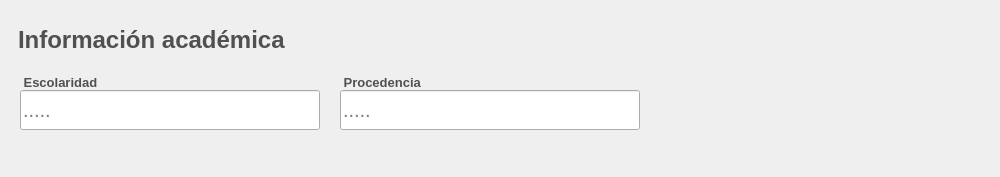
              <widget class="QFrame" name="info_academica">
               <property name="sizePolicy">
                <sizepolicy hsizetype="Preferred" vsizetype="Preferred">
                 <horstretch>0</horstretch>
                 <verstretch>10</verstretch>
                </sizepolicy>
               </property>
               <property name="minimumSize">
                <size>
                 <width>1000</width>
                 <height>170</height>
                </size>
               </property>
               <property name="styleSheet">
                <string notr="true"/>
               </property>
               <property name="frameShape">
                <enum>QFrame::NoFrame</enum>
               </property>
               <property name="frameShadow">
                <enum>QFrame::Raised</enum>
               </property>
               <property name="tipo" stdset="0">
                <string>espacio_segmento</string>
               </property>
               <layout class="QVBoxLayout" name="verticalLayout">
                <property name="topMargin">
                 <number>20</number>
                </property>
                <item alignment="Qt::AlignLeft|Qt::AlignTop">
                 <widget class="QLabel" name="label_titulo_info_academica">
                  <property name="sizePolicy">
                   <sizepolicy hsizetype="Preferred" vsizetype="Preferred">
                    <horstretch>0</horstretch>
                    <verstretch>0</verstretch>
                   </sizepolicy>
                  </property>
                  <property name="minimumSize">
                   <size>
                    <width>0</width>
                    <height>40</height>
                   </size>
                  </property>
                  <property name="maximumSize">
                   <size>
                    <width>16777215</width>
                    <height>20</height>
                   </size>
                  </property>
                  <property name="font">
                   <font>
                    <family>Arial</family>
                    <pointsize>18</pointsize>
                    <weight>75</weight>
                    <bold>true</bold>
                   </font>
                  </property>
                  <property name="styleSheet">
                   <string notr="true">QLabel{
	
	
	color: rgb(80, 80, 80);

	border-color: #ffffff;
padding-left:1px;
border:none;



}
</string>
                  </property>
                  <property name="text">
                   <string>Información académica</string>
                  </property>
                  <property name="scaledContents">
                   <bool>false</bool>
                  </property>
                 </widget>
                </item>
                <item>
                 <widget class="QFrame" name="preguntas_info_academica">
                  <property name="minimumSize">
                   <size>
                    <width>460</width>
                    <height>100</height>
                   </size>
                  </property>
                  <property name="styleSheet">
                   <string notr="true"/>
                  </property>
                  <property name="frameShape">
                   <enum>QFrame::NoFrame</enum>
                  </property>
                  <property name="frameShadow">
                   <enum>QFrame::Raised</enum>
                  </property>
                  <layout class="QFormLayout" name="formLayout_2">
                   <property name="horizontalSpacing">
                    <number>20</number>
                   </property>
                   <item row="0" column="0">
                    <layout class="QVBoxLayout" name="verticalLayout_40">
                     <item>
                      <widget class="QLabel" name="label_escolaridad">
                       <property name="maximumSize">
                        <size>
                         <width>100</width>
                         <height>16777215</height>
                        </size>
                       </property>
                       <property name="font">
                        <font>
                         <family>Arial</family>
                         <pointsize>10</pointsize>
                         <weight>75</weight>
                         <bold>true</bold>
                        </font>
                       </property>
                       <property name="styleSheet">
                        <string notr="true">QLabel{
		
	color: rgb(80, 80, 80);

	border-color: #ffffff;


}
</string>
                       </property>
                       <property name="text">
                        <string> Escolaridad </string>
                       </property>
                       <property name="scaledContents">
                        <bool>true</bool>
                       </property>
                      </widget>
                     </item>
                     <item>
                      <widget class="QLineEdit" name="input_escolaridad">
                       <property name="sizePolicy">
                        <sizepolicy hsizetype="Fixed" vsizetype="Fixed">
                         <horstretch>0</horstretch>
                         <verstretch>0</verstretch>
                        </sizepolicy>
                       </property>
                       <property name="minimumSize">
                        <size>
                         <width>300</width>
                         <height>40</height>
                        </size>
                       </property>
                       <property name="font">
                        <font>
                         <family>Arial</family>
                         <pointsize>15</pointsize>
                        </font>
                       </property>
                       <property name="styleSheet">
                        <string notr="true"/>
                       </property>
                       <property name="placeholderText">
                        <string>.....</string>
                       </property>
                       <property name="tipo" stdset="0">
                        <string>formulario</string>
                       </property>
                      </widget>
                     </item>
                    </layout>
                   </item>
                   <item row="0" column="1">
                    <layout class="QVBoxLayout" name="verticalLayout_39">
                     <item>
                      <widget class="QLabel" name="label_procendencia">
                       <property name="maximumSize">
                        <size>
                         <width>100</width>
                         <height>16777215</height>
                        </size>
                       </property>
                       <property name="font">
                        <font>
                         <family>Arial</family>
                         <pointsize>10</pointsize>
                         <weight>75</weight>
                         <bold>true</bold>
                        </font>
                       </property>
                       <property name="styleSheet">
                        <string notr="true">QLabel{
		
	color: rgb(80, 80, 80);

	border-color: #ffffff;


}
</string>
                       </property>
                       <property name="text">
                        <string> Procedencia </string>
                       </property>
                       <property name="textFormat">
                        <enum>Qt::PlainText</enum>
                       </property>
                       <property name="scaledContents">
                        <bool>true</bool>
                       </property>
                      </widget>
                     </item>
                     <item>
                      <widget class="QLineEdit" name="input_procendencia">
                       <property name="sizePolicy">
                        <sizepolicy hsizetype="Fixed" vsizetype="Fixed">
                         <horstretch>0</horstretch>
                         <verstretch>0</verstretch>
                        </sizepolicy>
                       </property>
                       <property name="minimumSize">
                        <size>
                         <width>300</width>
                         <height>40</height>
                        </size>
                       </property>
                       <property name="font">
                        <font>
                         <family>Arial</family>
                         <pointsize>15</pointsize>
                        </font>
                       </property>
                       <property name="styleSheet">
                        <string notr="true"/>
                       </property>
                       <property name="placeholderText">
                        <string>.....</string>
                       </property>
                       <property name="tipo" stdset="0">
                        <string>formulario</string>
                       </property>
                      </widget>
                     </item>
                    </layout>
                   </item>
                  </layout>
                 </widget>
                </item>
               </layout>
              </widget>
